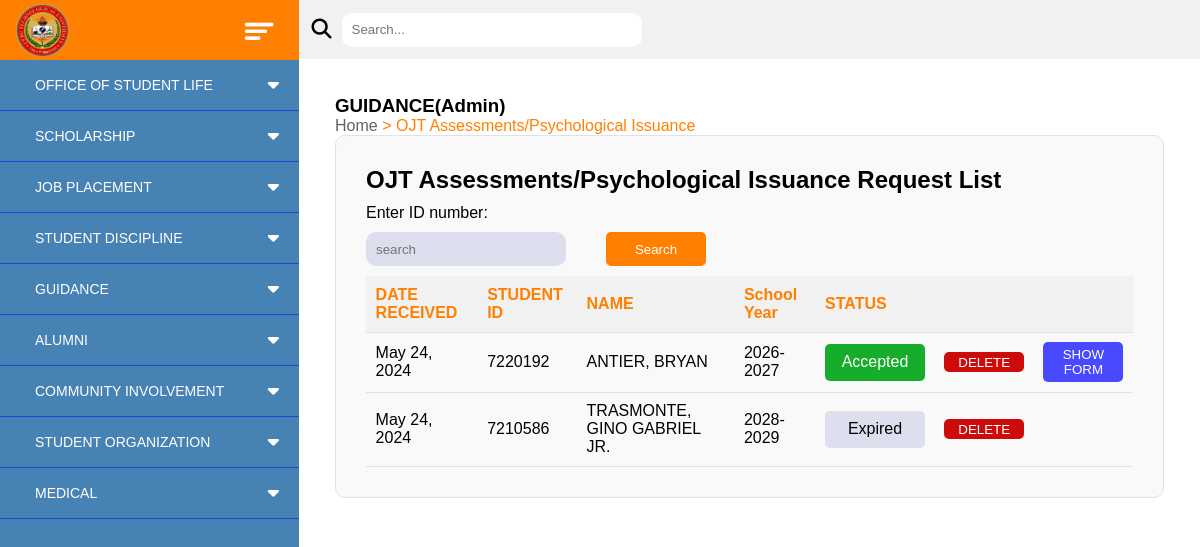
The app's page /ojt_assessment/admin/, older data.
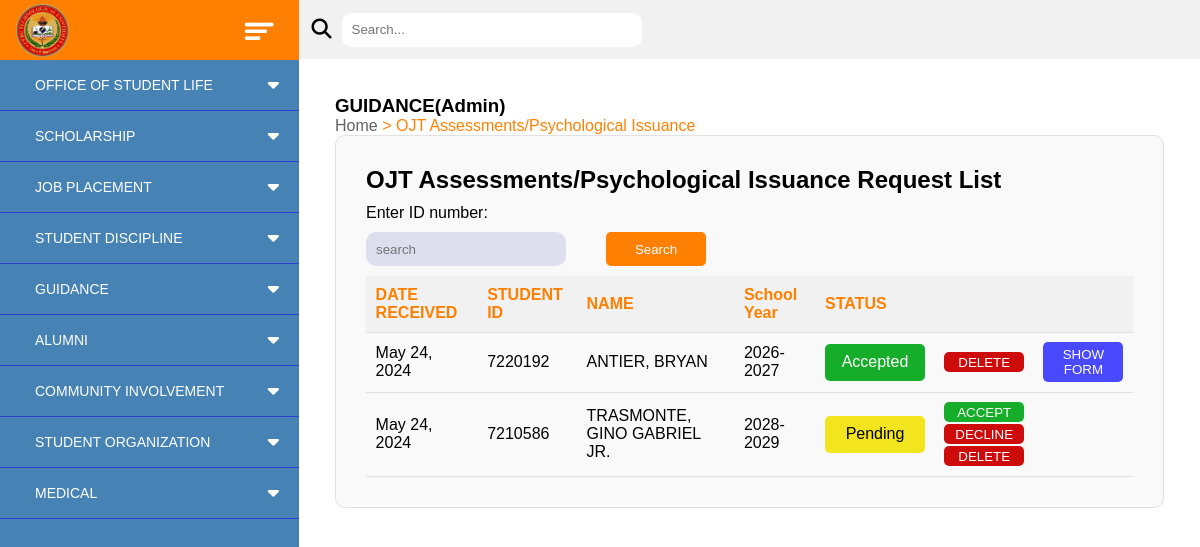
The same page, newer data.
### SAO_WebApp/models.py (models this page shows)
class OjtAssessment(models.Model):
    OjtRequestID = models.AutoField(primary_key=True)
    studentID = models.ForeignKey(studentInfo, on_delete=models.CASCADE)
    dateRecieved = models.DateField()
    schoolYearChoices = [
        ('2020-2021','2020-2021'),
        ('2021-2022','2021-2022'),
        ('2022-2023','2022-2023'),
        ('2023-2024','2023-2024'),
        ('2024-2025','2024-2025'),
        ('2025-2026','2025-2026'),
        ('2026-2027','2026-2027'),
        ('2027-2028','2027-2028'),
        ('2028-2029','2028-2029'),
        ('2029-2030','2029-2030'),
        ('2030-2031','2030-2031'),
        ('2031-2032','2031-2032'),
        ('2032-2033','2032-2033'),
        ('2033-2034','2033-2034'),
        ('2034-2035','2034-2035'),
        ('2035-2036','2035-2036'),
        ('2036-2037','2036-2037'),
        ('2037-2038','2037-2038'),
        ('2038-2039','2038-2039'),
        ('2039-2040','2039-2040'),
        ('2040-2041','2040-2041'),
    ]
    schoolYear = models.CharField(max_length=10, choices=schoolYearChoices)
    approval_status = [
        ('Accepted' , 'Accepted'),
        ('Declined' , 'Declined'),
        ('Pending' , 'Pending'),
        ('Expired' , 'Expired')
    ]
    status = models.CharField(max_length=10, choices=approval_status, default='Pending')
    dateAccepted = models.DateField(default=timezone.now())
    emailadd = models.EmailField()

class studentInfo(models.Model):
    studID = models.IntegerField(primary_key=True)
    lrn = models.CharField(max_length=12)
    lastname = models.CharField(max_length=100)
    firstname = models.CharField(max_length=100)
    middlename = models.CharField(max_length=50)
    degree = models.CharField(max_length=150)
    yearlvl = models.CharField(max_length=10)
    sex=models.CharField(max_length=10)
    emailadd= models.EmailField()
    contact= models.CharField(max_length=11)

### SAO_WebApp/views.py (the view)
# urls.py: path('ojt_assessment/admin/',ojt_assessment_admin_view,name="OJT Assessment Admin View"),
def ojt_assessment_admin_view(request):
    ojt_assessment_request = OjtAssessment.objects.select_related('studentID').order_by('-dateRecieved')
    context = {'ojt_assessment_request': ojt_assessment_request,}
    return render(request, 'ojt_assessment_admin.html', context)

### templates/ojt_assessment_admin.html (shortened to what this page needs)
{% extends "main.html" %}
{% load static %}
{% block headcontent %}
<link rel="stylesheet" type="text/css" href="{% static 'stylesheet/counseling_app_admin.css'%}">
<link rel="stylesheet" type="text/css" href="{% static 'stylesheet/ojt_gmc.css'%}">
{% endblock %}
{% block bodycontent %}
    <div class="container">
        <h3>GUIDANCE(Admin)</h3>
        <span><label id="dir-gray">Home</label><label id="dir-orange"> > OJT Assessments/Psychological Issuance</label></span>
        <div class="form-container">
            <h2>OJT Assessments/Psychological Issuance Request List</h2>
            <label>Enter ID number:</label>
            <span id="search_id">
                <input type="text" name="studentID" placeholder="search" required="" id="studentIDBox">
                <button class="OrangeButton" id="searchButton">Search</button>
            </span>
            <table id="info_table">
                <tr id="info_table_head">
                    <th>DATE RECEIVED</th>
                    <th>STUDENT ID</th>
                    <th>NAME</th>
                    <th>School Year</th>
                    <th colspan="3">STATUS</th>
                </tr>
                {% for ojt_request in ojt_assessment_request reversed %}
                    <tr>
                        <td>{{ ojt_request.dateRecieved }}</td>
                        <td>{{ ojt_request.studentID.studID }}</td>
                        <td>{{ ojt_request.studentID.lastname }}, {{ ojt_request.studentID.firstname }}</td>
                        <td>{{ ojt_request.schoolYear }}</td>
                        <td>
                            {% if ojt_request.status == 'Accepted' %}
                                <span class="accepted">{{ ojt_request.status }}</span>
                            {% elif ojt_request.status == 'Declined' %}
                                <span class="declined">{{ ojt_request.status }}</span>
                            {% elif ojt_request.status == 'Pending' %}
                                <span class="pending">{{ ojt_request.status }}</span>
                            {% elif ojt_request.status == 'Expired' %}
                                <span class="expired">{{ ojt_request.status }}</span>
                            {% endif %}
                        </td>
                        <td>
                            <div class="horizontal">
                                {% if ojt_request.status != 'Expired' and ojt_request.status != 'Accepted' and ojt_request.status != 'Declined' %}
                                    <button class="accept">ACCEPT</button>
                                    <button class="decline">DECLINE</button>
                                {% endif %}
                                <button class="delete">DELETE</button>
                            </div>
                        </td>
                        <td>
                            {% if ojt_request.status == 'Accepted' %}
                                <button class="showformButton">SHOW FORM</button>
                            {% else %}
                                <button class="showformButton hidden">SHOW FORM</button>
                            {% endif %}
                        </td>
                    </tr>
                {% endfor %}
            </table>
        </div>
    </div>
{% endblock %}

Row changes from the older to the newer data that the page shows:
changed OjtAssessment "TRASMONTE": status "Expired" → "Pending"
